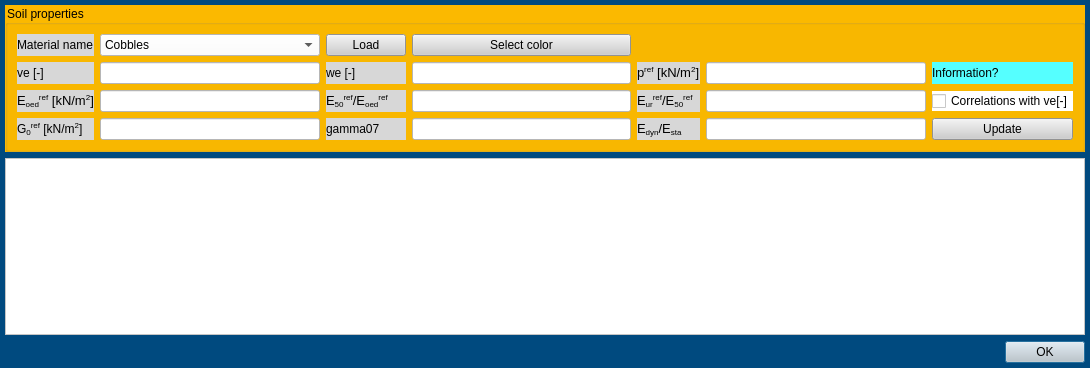
<?xml version="1.0" encoding="UTF-8"?>
<ui version="4.0">
 <class>Dialog</class>
 <widget class="QDialog" name="Dialog">
  <property name="geometry">
   <rect>
    <x>0</x>
    <y>0</y>
    <width>1090</width>
    <height>368</height>
   </rect>
  </property>
  <property name="windowTitle">
   <string>Dialog</string>
  </property>
  <property name="styleSheet">
   <string notr="true">QWidget{background-color: rgb(0, 74, 127);}

QTableWidget{background-color: rgb(255, 255, 255);}

QCheckBox{background-color: rgb(255, 255, 255);}

QWidget#widget{background-color: rgb(255, 255, 255);}

QGroupBox{background-color: rgb(251, 185, 0);}

QPushButton{background-color: rgb(205, 205, 205);}

QLineEdit{background-color:rgb(255, 255, 255);}

QLabel{background-color:rgb(215, 215, 215);}</string>
  </property>
  <layout class="QVBoxLayout" name="verticalLayout">
   <property name="leftMargin">
    <number>5</number>
   </property>
   <property name="topMargin">
    <number>5</number>
   </property>
   <property name="rightMargin">
    <number>5</number>
   </property>
   <property name="bottomMargin">
    <number>5</number>
   </property>
   <item>
    <widget class="QGroupBox" name="groupBox">
     <property name="title">
      <string>Soil properties</string>
     </property>
     <layout class="QGridLayout" name="gridLayout">
      <item row="3" column="2">
       <widget class="QLabel" name="label_8">
        <property name="text">
         <string>G&lt;sub&gt;0&lt;/sub&gt;&lt;sup&gt;ref&lt;/sup&gt; [kN/m&lt;sup&gt;2&lt;/sup&gt;]</string>
        </property>
       </widget>
      </item>
      <item row="0" column="4">
       <widget class="QComboBox" name="comboBox">
        <property name="styleSheet">
         <string notr="true">background-color: rgb(255, 255, 255);</string>
        </property>
        <item>
         <property name="text">
          <string>Cobbles</string>
         </property>
        </item>
        <item>
         <property name="text">
          <string>Gravel, dense</string>
         </property>
        </item>
        <item>
         <property name="text">
          <string>Gravel, medium</string>
         </property>
        </item>
        <item>
         <property name="text">
          <string>Gravel, loose</string>
         </property>
        </item>
        <item>
         <property name="text">
          <string>Sand, dense</string>
         </property>
        </item>
        <item>
         <property name="text">
          <string>Sand, medium</string>
         </property>
        </item>
        <item>
         <property name="text">
          <string>Sand, loose</string>
         </property>
        </item>
        <item>
         <property name="text">
          <string>Silt, hard</string>
         </property>
        </item>
        <item>
         <property name="text">
          <string>Silt, stiff</string>
         </property>
        </item>
        <item>
         <property name="text">
          <string>Silt, firm</string>
         </property>
        </item>
        <item>
         <property name="text">
          <string>Silt, soft</string>
         </property>
        </item>
        <item>
         <property name="text">
          <string>Silt, very soft</string>
         </property>
        </item>
        <item>
         <property name="text">
          <string>Clay, hard</string>
         </property>
        </item>
        <item>
         <property name="text">
          <string>Clay, stiff</string>
         </property>
        </item>
        <item>
         <property name="text">
          <string>Clay, firm</string>
         </property>
        </item>
        <item>
         <property name="text">
          <string>Clay, soft</string>
         </property>
        </item>
        <item>
         <property name="text">
          <string>Clay, very soft</string>
         </property>
        </item>
        <item>
         <property name="text">
          <string>Fill</string>
         </property>
        </item>
       </widget>
      </item>
      <item row="2" column="5">
       <widget class="QLabel" name="label_6">
        <property name="font">
         <font>
          <pointsize>10</pointsize>
         </font>
        </property>
        <property name="layoutDirection">
         <enum>Qt::LeftToRight</enum>
        </property>
        <property name="text">
         <string>E&lt;sub&gt;50&lt;/sub&gt;&lt;sup&gt;ref&lt;/sup&gt;/E&lt;sub&gt;oed&lt;/sub&gt;&lt;sup&gt;ref&lt;/sup&gt;</string>
        </property>
        <property name="indent">
         <number>-1</number>
        </property>
       </widget>
      </item>
      <item row="2" column="6">
       <widget class="QLineEdit" name="lineEdit_5"/>
      </item>
      <item row="1" column="5">
       <widget class="QLabel" name="label_5">
        <property name="text">
         <string>we [-]</string>
        </property>
       </widget>
      </item>
      <item row="1" column="6">
       <widget class="QLineEdit" name="lineEdit_4"/>
      </item>
      <item row="1" column="10">
       <widget class="QLineEdit" name="lineEdit_2"/>
      </item>
      <item row="1" column="4">
       <widget class="QLineEdit" name="lineEdit"/>
      </item>
      <item row="2" column="10">
       <widget class="QLineEdit" name="lineEdit_6"/>
      </item>
      <item row="2" column="4">
       <widget class="QLineEdit" name="lineEdit_3"/>
      </item>
      <item row="2" column="9">
       <widget class="QLabel" name="label_7">
        <property name="font">
         <font>
          <pointsize>10</pointsize>
         </font>
        </property>
        <property name="text">
         <string>E&lt;sub&gt;ur&lt;/sub&gt;&lt;sup&gt;ref&lt;/sup&gt;/E&lt;sub&gt;50&lt;/sub&gt;&lt;sup&gt;ref&lt;/sup&gt;</string>
        </property>
       </widget>
      </item>
      <item row="1" column="2">
       <widget class="QLabel" name="label_4">
        <property name="text">
         <string>ve [-]</string>
        </property>
       </widget>
      </item>
      <item row="0" column="5">
       <widget class="QPushButton" name="pushButton">
        <property name="text">
         <string>Load</string>
        </property>
       </widget>
      </item>
      <item row="0" column="2">
       <widget class="QLabel" name="label">
        <property name="text">
         <string>Material name</string>
        </property>
       </widget>
      </item>
      <item row="2" column="2">
       <widget class="QLabel" name="label_2">
        <property name="font">
         <font>
          <pointsize>10</pointsize>
         </font>
        </property>
        <property name="text">
         <string>E&lt;sub&gt;oed&lt;/sub&gt;&lt;sup&gt;ref&lt;/sup&gt; [kN/m&lt;sup&gt;2&lt;/sup&gt;]</string>
        </property>
       </widget>
      </item>
      <item row="1" column="9">
       <widget class="QLabel" name="label_3">
        <property name="font">
         <font>
          <pointsize>10</pointsize>
         </font>
        </property>
        <property name="text">
         <string>p&lt;sup&gt;ref&lt;/sup&gt; [kN/m&lt;sup&gt;2&lt;/sup&gt;]</string>
        </property>
       </widget>
      </item>
      <item row="3" column="4">
       <widget class="QLineEdit" name="lineEdit_7"/>
      </item>
      <item row="3" column="5">
       <widget class="QLabel" name="label_9">
        <property name="text">
         <string>gamma07</string>
        </property>
       </widget>
      </item>
      <item row="3" column="6">
       <widget class="QLineEdit" name="lineEdit_8"/>
      </item>
      <item row="3" column="11">
       <widget class="QPushButton" name="pushButton_2">
        <property name="text">
         <string>Update</string>
        </property>
       </widget>
      </item>
      <item row="3" column="9">
       <widget class="QLabel" name="label_10">
        <property name="font">
         <font>
          <pointsize>10</pointsize>
         </font>
        </property>
        <property name="text">
         <string>E&lt;sub&gt;dyn&lt;/sub&gt;/E&lt;sub&gt;sta&lt;/sub&gt;</string>
        </property>
       </widget>
      </item>
      <item row="3" column="10">
       <widget class="QLineEdit" name="lineEdit_9"/>
      </item>
      <item row="2" column="11">
       <widget class="QCheckBox" name="checkBox">
        <property name="text">
         <string>Correlations with ve[-]</string>
        </property>
       </widget>
      </item>
      <item row="1" column="11">
       <widget class="QLabel" name="label_11">
        <property name="toolTip">
         <string>&lt;html&gt;&lt;head/&gt;&lt;body&gt;&lt;p&gt;The refernce oedometric stiffness modulus EoedRef is defined by &lt;span style=&quot; font-style:italic;&quot;&gt;ve&lt;/span&gt;, &lt;span style=&quot; font-style:italic;&quot;&gt;we&lt;/span&gt;, the reference pressure &lt;span style=&quot; font-style:italic;&quot;&gt;Pref&lt;/span&gt;, and the atmospheric pressure &lt;span style=&quot; font-style:italic;&quot;&gt;Pat&lt;/span&gt; by the relation &lt;span style=&quot; font-style:italic;&quot;&gt;EoedRef = ve * Pat * (Pref/Pat)^we&lt;/span&gt;.&lt;/p&gt;&lt;p&gt;&lt;span style=&quot; font-style:italic;&quot;&gt;E50ref&lt;/span&gt;, &lt;span style=&quot; font-style:italic;&quot;&gt;EurRef&lt;/span&gt; will follow EoefRef by the respective ratios. &lt;span style=&quot; font-style:italic;&quot;&gt;G0ref&lt;/span&gt; is calculated by the relation &lt;span style=&quot; font-style:italic;&quot;&gt;G0ref = EurRef/2.4 * Edyn/Esta&lt;/span&gt;.&lt;/p&gt;&lt;p&gt;If correlation with &lt;span style=&quot; font-style:italic;&quot;&gt;ve&lt;/span&gt; is checked. The parameters &lt;span style=&quot; font-style:italic;&quot;&gt;phi&lt;/span&gt;, &lt;span style=&quot; font-style:italic;&quot;&gt;we&lt;/span&gt;, &lt;span style=&quot; font-style:italic;&quot;&gt;gammaSat&lt;/span&gt;, &lt;span style=&quot; font-style:italic;&quot;&gt;gammUnsat&lt;/span&gt; will follow the linear correlations with ve. At present, we test the correlations for poor-graded fine sand described in Table 1, Grundbau-Taschenbuch.&lt;/p&gt;&lt;p&gt;K0nc is updated following the relation&lt;span style=&quot; font-style:italic;&quot;&gt; K0nc = 1 - &lt;/span&gt;sin&lt;span style=&quot; font-style:italic;&quot;&gt;(phi)&lt;/span&gt;.&lt;/p&gt;&lt;p&gt;Dilatancy &lt;span style=&quot; font-style:italic;&quot;&gt;psi&lt;/span&gt; is updated following the relation &lt;span style=&quot; font-style:italic;&quot;&gt;psi = phi - 30 &lt;/span&gt;if&lt;span style=&quot; font-style:italic;&quot;&gt; phi &amp;gt; 30; &lt;/span&gt;else&lt;span style=&quot; font-style:italic;&quot;&gt; psi = 0&lt;/span&gt;.&lt;/p&gt;&lt;p&gt;The above relations take effects when you click on &lt;span style=&quot; font-weight:600;&quot;&gt;Update&lt;/span&gt;. After updating, soil parameters shown in the table are free to be modified by the user.&lt;/p&gt;&lt;/body&gt;&lt;/html&gt;</string>
        </property>
        <property name="styleSheet">
         <string notr="true">background-color: rgb(85, 255, 255);</string>
        </property>
        <property name="text">
         <string>Information?</string>
        </property>
       </widget>
      </item>
      <item row="0" column="6">
       <widget class="QPushButton" name="pushButton_3">
        <property name="text">
         <string>Select color</string>
        </property>
       </widget>
      </item>
     </layout>
    </widget>
   </item>
   <item>
    <widget class="QTableWidget" name="tableWidget"/>
   </item>
   <item>
    <widget class="QDialogButtonBox" name="buttonBox">
     <property name="orientation">
      <enum>Qt::Horizontal</enum>
     </property>
     <property name="standardButtons">
      <set>QDialogButtonBox::Ok</set>
     </property>
     <property name="centerButtons">
      <bool>false</bool>
     </property>
    </widget>
   </item>
  </layout>
 </widget>
 <resources/>
 <connections/>
</ui>
